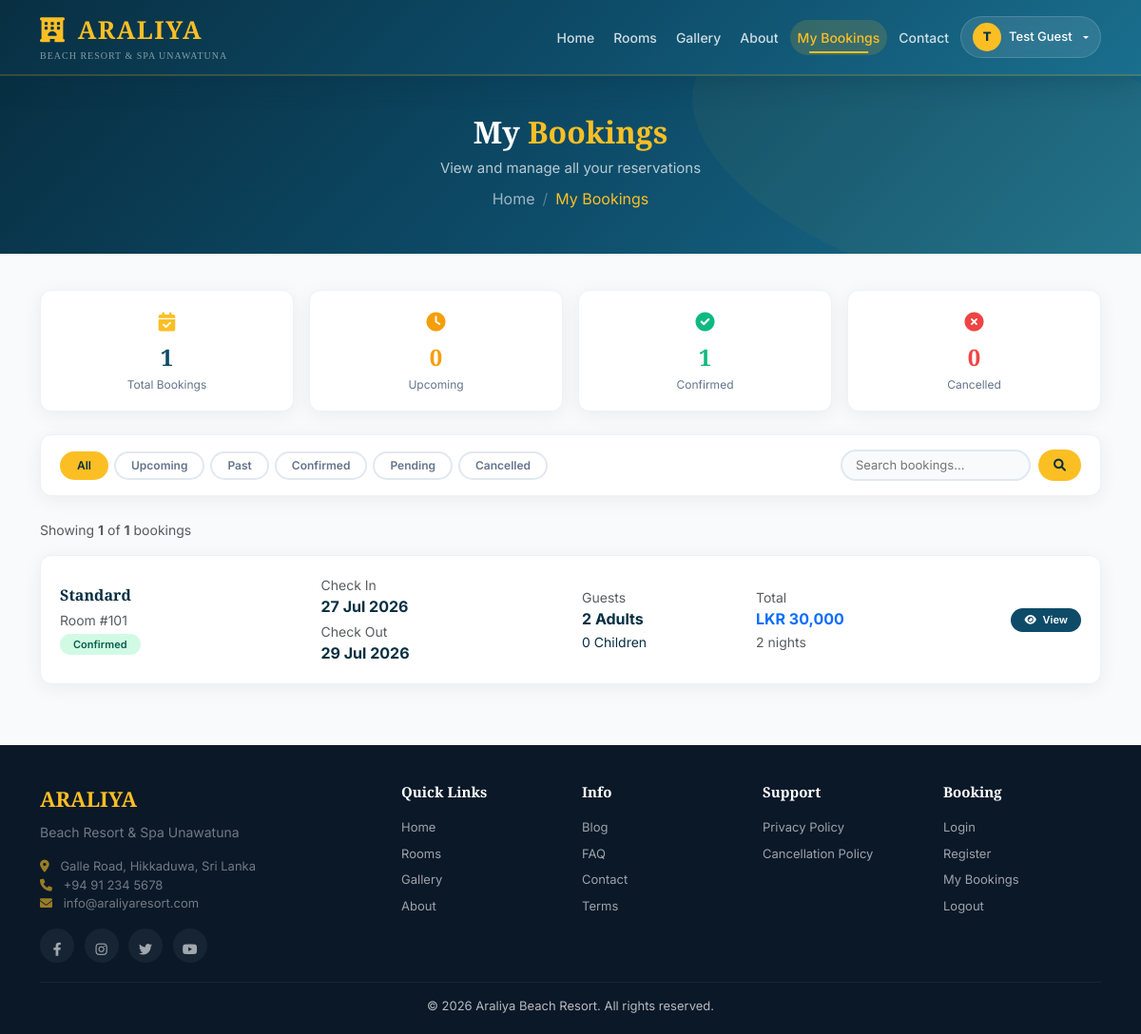
Page /public/my_bookings.php (signed in) on the committed database.
### tables this page shows
CREATE TABLE `online_bookings` (
  `booking_id` int(11) NOT NULL,
  `booking_reference` varchar(20) NOT NULL,
  `user_id` int(11) DEFAULT NULL,
  `room_id` int(11) NOT NULL,
  `guest_name` varchar(100) NOT NULL,
  `guest_email` varchar(100) NOT NULL,
  `guest_phone` varchar(20) NOT NULL,
  `guest_nationality` varchar(50) DEFAULT NULL,
  `check_in` date NOT NULL,
  `check_out` date NOT NULL,
  `num_of_nights` int(11) DEFAULT 1,
  `adults` int(11) DEFAULT 1,
  `children` int(11) DEFAULT 0,
  `room_rate` decimal(10,2) NOT NULL,
  `total_amount` decimal(10,2) NOT NULL,
  `currency` varchar(10) DEFAULT 'LKR',
  `payment_status` enum('pending','paid','failed','refunded','partial') DEFAULT 'pending',
  `payment_method` varchar(50) DEFAULT NULL,
  `transaction_id` varchar(100) DEFAULT NULL,
  `booking_status` enum('pending','confirmed','cancelled','checked_in','checked_out','no_show') DEFAULT 'pending',
  `special_requests` text DEFAULT NULL,
  `booking_source` varchar(50) DEFAULT 'online',
  `travel_agent_id` int(11) DEFAULT NULL,
  `agent_commission` decimal(10,2) DEFAULT 0.00,
  `ip_address` varchar(45) DEFAULT NULL,
  `user_agent` text DEFAULT NULL,
  `created_at` timestamp NOT NULL DEFAULT current_timestamp(),
  `updated_at` timestamp NULL DEFAULT NULL ON UPDATE current_timestamp(),
  `synced_to_pms` tinyint(1) DEFAULT 0,
  `pms_reservation_id` int(11) DEFAULT NULL,
  `sync_attempts` int(11) DEFAULT 0,
  `sync_error` text DEFAULT NULL
);

CREATE TABLE `rooms` (
  `room_id` int(11) NOT NULL,
  `room_number` varchar(10) NOT NULL,
  `room_type` varchar(50) DEFAULT NULL,
  `status` enum('available','occupied','cleaning','maintenance') DEFAULT 'available'
);

CREATE TABLE `hotel_settings` (
  `id` int(11) NOT NULL,
  `hotel_name` varchar(100) NOT NULL,
  `address` text NOT NULL,
  `phone` varchar(20) NOT NULL,
  `tax_percentage` decimal(5,2) DEFAULT 0.00,
  `service_charge_percentage` decimal(5,2) DEFAULT 0.00
);

### public/my_bookings.php (the view, shortened to what this page needs)
<?php
include '../includes/db.php';
$user_id = $_SESSION['online_user_id'];
$is_logged_in = isset($_SESSION['online_user_id']) && !empty($_SESSION['online_user_id']);
$logged_in_user = $is_logged_in ? $_SESSION['online_user_name'] : '';
$status_filter = isset($_GET['status']) ? $_GET['status'] : 'all';
$search = isset($_GET['search']) ? trim($_GET['search']) : '';
$bookings = array();
$booking_query = $conn->prepare("
    SELECT ob.*, r.room_number, rt.type_name
    FROM online_bookings ob
    LEFT JOIN rooms r ON ob.room_id = r.room_id
    LEFT JOIN room_types rt ON r.room_type = rt.type_name
    WHERE ob.user_id = ?
");
$booking_query->bind_param("i", $user_id);
$booking_query->execute();
$result = $booking_query->get_result();
while($row = $result->fetch_assoc()) {
    $bookings[] = $row;
}
$filtered_bookings = array();
foreach($bookings as $b) {
    $filtered_bookings[] = $b;
}
$total_bookings = count($bookings);
$filtered_count = count($filtered_bookings);
$upcoming = 0;
$confirmed = 0;
$pending = 0;
$cancelled = 0;
$checked_in = 0;
foreach($bookings as $b) {
    $status = $b['booking_status'] ?? 'pending';
    if($status == 'confirmed') $confirmed++;
    elseif($status == 'pending') $pending++;
    elseif($status == 'cancelled') $cancelled++;
    elseif($status == 'checked_in') $checked_in++;
}
$hotel = $conn->query("SELECT * FROM hotel_settings LIMIT 1")->fetch_assoc();
$hotel_name = isset($hotel['hotel_name']) ? $hotel['hotel_name'] : 'Araliya Beach Resort';
$hotel_phone = isset($hotel['phone']) ? $hotel['phone'] : '+94 91 234 5678';
$hotel_address = isset($hotel['address']) ? $hotel['address'] : 'Galle Road, Unawatuna, Sri Lanka';
?>
<!DOCTYPE html>
<html lang="en">
<head>
    <link href="https://cdn.jsdelivr.net/npm/bootstrap@5.3.0/dist/css/bootstrap.min.css" rel="stylesheet">
    <link rel="stylesheet" href="https://cdnjs.cloudflare.com/ajax/libs/font-awesome/6.0.0/css/all.min.css">
</head>
<body>
<nav class="navbar navbar-expand-lg navbar-custom">
    <div class="container">
        <a href="index.php" class="brand">
            <i class="fas fa-hotel me-1"></i> ARALIYA
            <span class="brand-sub">Beach Resort &amp; Spa Unawatuna</span>
        </a>
        <div class="collapse navbar-collapse" id="navbarNav">
            <ul class="navbar-nav ms-auto align-items-center gap-1">
                <li class="nav-item"><a href="index.php" class="nav-link">Home</a></li>
                <li class="nav-item"><a href="rooms.php" class="nav-link">Rooms</a></li>
                <li class="nav-item"><a href="gallery.php" class="nav-link">Gallery</a></li>
                <li class="nav-item"><a href="about.php" class="nav-link">About</a></li>
                <li class="nav-item"><a href="my_bookings.php" class="nav-link active">My Bookings</a></li>
                <li class="nav-item"><a href="contact.php" class="nav-link">Contact</a></li>
                <?php if($is_logged_in): ?>
                    <li class="nav-item dropdown">
                        <a href="#" class="user-dropdown dropdown-toggle" data-bs-toggle="dropdown" aria-expanded="false">
                            <span class="user-avatar"><?php echo strtoupper(substr($logged_in_user, 0, 1)); ?></span>
                            <span><?php echo htmlspecialchars($logged_in_user); ?></span>
                        </a>
                    </li>
                <?php else: ?>
                    <li class="nav-item"><a href="login.php" class="nav-link"><i class="fas fa-user me-1"></i> Login</a></li>
                    <li class="nav-item"><a href="register.php" class="btn-book-now-nav"><i class="fas fa-user-plus me-1"></i> Register</a></li>
                <?php endif; ?>
            </ul>
        </div>
    </div>
</nav>
<section class="page-hero">
    <div class="container">
        <h1>My <span>Bookings</span></h1>
        <p>View and manage all your reservations</p>
        <nav aria-label="breadcrumb">
            <ol class="breadcrumb">
                <li class="breadcrumb-item"><a href="index.php">Home</a></li>
                <li class="breadcrumb-item active">My Bookings</li>
            </ol>
        </nav>
    </div>
</section>
<section class="py-2">
    <div class="container">
        <div class="row g-3 mb-4">
            <div class="col-md-3 col-6">
                <div class="stat-box">
                    <div class="icon"><i class="fas fa-calendar-check"></i></div>
                    <div class="number"><?php echo $total_bookings; ?></div>
                    <div class="label">Total Bookings</div>
                </div>
            </div>
            <div class="col-md-3 col-6">
                <div class="stat-box">
                    <div class="icon"><i class="fas fa-clock" style="color: #f59e0b;"></i></div>
                    <div class="number" style="color: #f59e0b;"><?php echo $upcoming; ?></div>
                    <div class="label">Upcoming</div>
                </div>
            </div>
            <div class="col-md-3 col-6">
                <div class="stat-box">
                    <div class="icon"><i class="fas fa-check-circle" style="color: #10b981;"></i></div>
                    <div class="number" style="color: #10b981;"><?php echo $confirmed; ?></div>
                    <div class="label">Confirmed</div>
                </div>
            </div>
            <div class="col-md-3 col-6">
                <div class="stat-box">
                    <div class="icon"><i class="fas fa-times-circle" style="color: #ef4444;"></i></div>
                    <div class="number" style="color: #ef4444;"><?php echo $cancelled; ?></div>
                    <div class="label">Cancelled</div>
                </div>
            </div>
        </div>
        <div class="filter-bar">
            <div class="filter-btns">
                <a href="my_bookings.php" class="btn-filter <?php if($status_filter == 'all') echo 'active'; ?>">All</a>
                <a href="my_bookings.php?status=upcoming" class="btn-filter <?php if($status_filter == 'upcoming') echo 'active'; ?>">Upcoming</a>
                <a href="my_bookings.php?status=past" class="btn-filter <?php if($status_filter == 'past') echo 'active'; ?>">Past</a>
                <a href="my_bookings.php?status=confirmed" class="btn-filter <?php if($status_filter == 'confirmed') echo 'active'; ?>">Confirmed</a>
                <a href="my_bookings.php?status=pending" class="btn-filter <?php if($status_filter == 'pending') echo 'active'; ?>">Pending</a>
                <a href="my_bookings.php?status=cancelled" class="btn-filter <?php if($status_filter == 'cancelled') echo 'active'; ?>">Cancelled</a>
            </div>
            <div class="search-box">
                <form method="GET" action="" class="d-flex gap-2">
                    <input type="text" name="search" placeholder="Search bookings..." value="<?php echo htmlspecialchars($search); ?>">
                    <button type="submit"><i class="fas fa-search"></i></button>
                </form>
            </div>
        </div>
        <?php if(empty($filtered_bookings)): ?>
            <div class="card border-0 shadow-sm">
                <div class="card-body">
                    <div class="empty-state">
                        <i class="fas fa-calendar-plus"></i>
                        <h5>No bookings found</h5>
                        <p>
                            <?php if(!empty($search)): ?>
                                No results found for "<strong><?php echo htmlspecialchars($search); ?></strong>"
                            <?php else: ?>
                                You haven't made any bookings yet. Start your first booking now!
                            <?php endif; ?>
                        </p>
                        <a href="rooms.php" class="btn btn-primary" style="background: var(--primary); border: none; border-radius:25px; padding:10px 30px;">
                            <i class="fas fa-search me-1"></i> Browse Rooms
                        </a>
                    </div>
                </div>
            </div>
        <?php else: ?>
            <div class="row">
                <div class="col-12">
                    <p class="text-muted small mb-3">Showing <strong><?php echo $filtered_count; ?></strong> of <strong><?php echo $total_bookings; ?></strong> bookings</p>
                </div>
            </div>
            <?php foreach($filtered_bookings as $b):
                $status = isset($b['booking_status']) ? $b['booking_status'] : 'pending';
                $status_class = $status == 'confirmed' ? 'confirmed' : ($status == 'cancelled' ? 'cancelled' : ($status == 'checked_in' ? 'checked_in' : ($status == 'checked_out' ? 'checked_out' : 'pending')));
            ?>
            <div class="booking-card">
                <div class="row align-items-center">
                    <div class="col-md-3">
                        <h6 class="fw-bold mb-1"><?php echo isset($b['type_name']) ? htmlspecialchars($b['type_name']) : 'Standard'; ?></h6>
                        <small class="text-muted">Room #<?php echo isset($b['room_number']) ? $b['room_number'] : 'N/A'; ?></small>
                        <br>
                        <span class="status-badge <?php echo $status_class; ?>"><?php echo ucfirst($status); ?></span>
                    </div>
                    <div class="col-md-3">
                        <small class="text-muted d-block">Check In</small>
                        <strong><?php echo date('d M Y', strtotime($b['check_in'])); ?></strong>
                        <br>
                        <small class="text-muted d-block mt-1">Check Out</small>
                        <strong><?php echo date('d M Y', strtotime($b['check_out'])); ?></strong>
                    </div>
                    <div class="col-md-2">
                        <small class="text-muted d-block">Guests</small>
                        <strong><?php echo isset($b['adults']) ? $b['adults'] : 1; ?> Adults</strong>
                        <br>
                        <small><?php echo isset($b['children']) ? $b['children'] : 0; ?> Children</small>
                    </div>
                    <div class="col-md-2">
                        <small class="text-muted d-block">Total</small>
                        <strong class="text-primary">LKR <?php echo number_format(isset($b['total_amount']) ? $b['total_amount'] : 0, 0); ?></strong>
                        <br>
                        <small class="text-muted"><?php echo $b['num_of_nights']; ?> nights</small>
                    </div>
                    <div class="col-md-2 text-md-end">
                        <div class="d-flex flex-wrap gap-1 justify-content-md-end">
                            <a href="booking_details.php?id=<?php echo $b['booking_id']; ?>" class="btn-view">
                                <i class="fas fa-eye me-1"></i> View
                            </a>
                        </div>
                    </div>
                </div>
            </div>
            <?php endforeach; ?>
        <?php endif; ?>
    </div>
</section>
<footer class="footer">
    <div class="container">
        <div class="row g-4">
            <div class="col-lg-4">
                <div class="brand">ARALIYA</div>
                <p style="font-size: 14px; opacity: 0.6; margin-top: 8px;">Beach Resort &amp; Spa Unawatuna</p>
                <p style="font-size: 13px; opacity: 0.6;">
                    <i class="fas fa-map-marker-alt me-2" style="color: var(--gold);"></i> <?php echo $hotel_address; ?><br>
                    <i class="fas fa-phone me-2" style="color: var(--gold);"></i> <?php echo $hotel_phone; ?><br>
                    <i class="fas fa-envelope me-2" style="color: var(--gold);"></i> info@araliyaresort.com
                </p>
                <div class="social">
                    <a href="#"><i class="fab fa-facebook-f"></i></a>
                    <a href="#"><i class="fab fa-instagram"></i></a>
                    <a href="#"><i class="fab fa-twitter"></i></a>
                    <a href="#"><i class="fab fa-youtube"></i></a>
                </div>
            </div>
            <div class="col-lg-2 col-6">
                <h5>Quick Links</h5>
                <a href="index.php">Home</a>
                <a href="rooms.php">Rooms</a>
                <a href="gallery.php">Gallery</a>
                <a href="about.php">About</a>
            </div>
            <div class="col-lg-2 col-6">
                <h5>Info</h5>
                <a href="blog.php">Blog</a>
                <a href="faq.php">FAQ</a>
                <a href="contact.php">Contact</a>
                <a href="terms.php">Terms</a>
            </div>
            <div class="col-lg-2 col-6">
                <h5>Support</h5>
                <a href="privacy.php">Privacy Policy</a>
                <a href="#">Cancellation Policy</a>
            </div>
            <div class="col-lg-2 col-6">
                <h5>Booking</h5>
                <a href="login.php">Login</a>
                <a href="register.php">Register</a>
                <?php if($is_logged_in): ?>
                    <a href="my_bookings.php">My Bookings</a>
                    <a href="logout.php">Logout</a>
                <?php endif; ?>
            </div>
        </div>
        <div class="footer-bottom">
            <p class="mb-0">&copy; <?php echo date('Y'); ?> <?php echo $hotel_name; ?>. All rights reserved.</p>
        </div>
    </div>
</footer>
</body>
</html>

### rows in the picture
online_bookings: room.room_number "101", booking_status "Confirmed", check_in "27 Jul 2026", check_out "29 Jul 2026", adults "2", children "0", total_amount "30,000", num_of_nights "2"
hotel_settings: address "Galle Road, Hikkaduwa, Sri Lanka", phone "+94 91 234 5678", hotel_name "Araliya Beach Resort"

### other values in the picture
substr($logged_in_user, 0, 1) "T"
$logged_in_user "Test Guest"
$total_bookings "1"
$upcoming "0"
$confirmed "1"
$cancelled "0"
$filtered_count "1"
